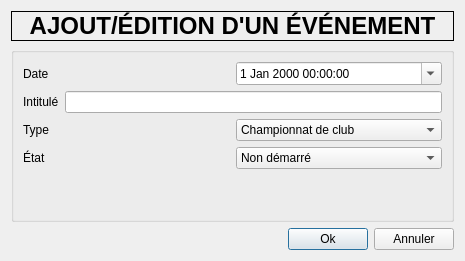
<?xml version="1.0" encoding="UTF-8"?>
<ui version="4.0">
 <class>EventWindow</class>
 <widget class="QDialog" name="EventWindow">
  <property name="geometry">
   <rect>
    <x>0</x>
    <y>0</y>
    <width>465</width>
    <height>261</height>
   </rect>
  </property>
  <property name="windowTitle">
   <string>Dialog</string>
  </property>
  <layout class="QGridLayout" name="gridLayout_2">
   <item row="0" column="0">
    <widget class="QLabel" name="label">
     <property name="font">
      <font>
       <pointsize>18</pointsize>
       <weight>75</weight>
       <bold>true</bold>
      </font>
     </property>
     <property name="frameShape">
      <enum>QFrame::Box</enum>
     </property>
     <property name="text">
      <string>AJOUT/ÉDITION D'UN ÉVÉNEMENT</string>
     </property>
     <property name="alignment">
      <set>Qt::AlignCenter</set>
     </property>
    </widget>
   </item>
   <item row="1" column="0">
    <widget class="QGroupBox" name="groupBox">
     <property name="title">
      <string/>
     </property>
     <layout class="QGridLayout" name="gridLayout">
      <item row="0" column="0">
       <layout class="QHBoxLayout" name="horizontalLayout_2">
        <item>
         <widget class="QLabel" name="label_2">
          <property name="text">
           <string>Date</string>
          </property>
         </widget>
        </item>
        <item>
         <widget class="QDateTimeEdit" name="dateTimeEdit">
          <property name="calendarPopup">
           <bool>true</bool>
          </property>
         </widget>
        </item>
       </layout>
      </item>
      <item row="1" column="0">
       <layout class="QHBoxLayout" name="horizontalLayout_3">
        <item>
         <widget class="QLabel" name="label_3">
          <property name="text">
           <string>Intitulé</string>
          </property>
         </widget>
        </item>
        <item>
         <widget class="QLineEdit" name="lineTitle"/>
        </item>
       </layout>
      </item>
      <item row="2" column="0">
       <layout class="QHBoxLayout" name="horizontalLayout_4">
        <item>
         <widget class="QLabel" name="label_4">
          <property name="text">
           <string>Type</string>
          </property>
         </widget>
        </item>
        <item>
         <widget class="QComboBox" name="comboType">
          <item>
           <property name="text">
            <string>Championnat de club</string>
           </property>
          </item>
         </widget>
        </item>
       </layout>
      </item>
      <item row="3" column="0">
       <layout class="QHBoxLayout" name="horizontalLayout_5">
        <item>
         <widget class="QLabel" name="label_5">
          <property name="text">
           <string>État</string>
          </property>
         </widget>
        </item>
        <item>
         <widget class="QComboBox" name="comboState">
          <item>
           <property name="text">
            <string>Non démarré</string>
           </property>
          </item>
          <item>
           <property name="text">
            <string>Démarré</string>
           </property>
          </item>
          <item>
           <property name="text">
            <string>Annulé</string>
           </property>
          </item>
         </widget>
        </item>
       </layout>
      </item>
      <item row="4" column="0">
       <spacer name="verticalSpacer">
        <property name="orientation">
         <enum>Qt::Vertical</enum>
        </property>
        <property name="sizeHint" stdset="0">
         <size>
          <width>20</width>
          <height>40</height>
         </size>
        </property>
       </spacer>
      </item>
     </layout>
    </widget>
   </item>
   <item row="2" column="0">
    <layout class="QHBoxLayout" name="horizontalLayout">
     <item>
      <spacer name="horizontalSpacer">
       <property name="orientation">
        <enum>Qt::Horizontal</enum>
       </property>
       <property name="sizeHint" stdset="0">
        <size>
         <width>40</width>
         <height>20</height>
        </size>
       </property>
      </spacer>
     </item>
     <item>
      <widget class="QPushButton" name="buttonOk">
       <property name="text">
        <string>Ok</string>
       </property>
      </widget>
     </item>
     <item>
      <widget class="QPushButton" name="buttonCancel">
       <property name="text">
        <string>Annuler</string>
       </property>
      </widget>
     </item>
    </layout>
   </item>
  </layout>
 </widget>
 <resources/>
 <connections/>
</ui>
